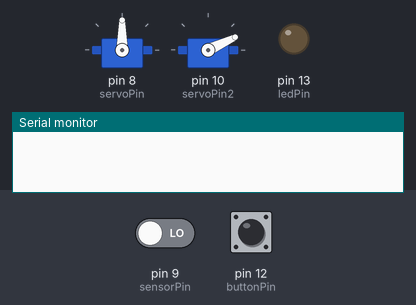
The sketch below on a simulated Arduino Uno, built with avr-gcc and run on an emulated ATmega328P. On the bench: 2 × servo, output pins drawn as LEDs (lit = HIGH), the last lines printed to the serial monitor. Inputs (shaded band) come from the test bench; at power-on: pin 12 (buttonPin) HIGH, pin 9 (sensorPin) LOW.

Above: at 1.2 s.
1.3 s: pin 12 (buttonPin) pulled LOW for 0.15 s
At 1.45 s:
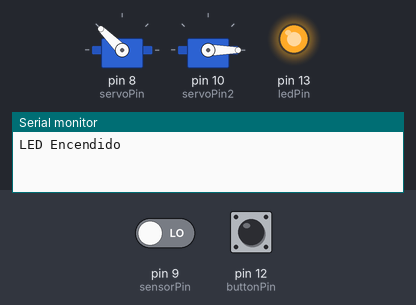
At 2.0 s:
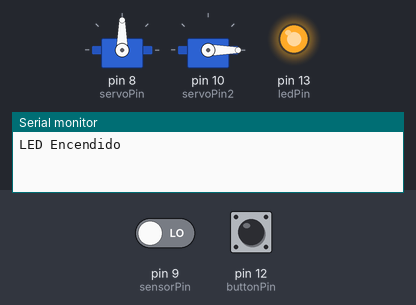
3.0 s: pin 9 (sensorPin) driven HIGH
At 3.1 s:
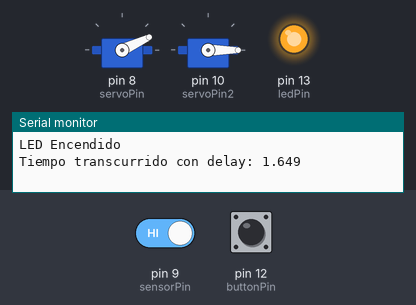
Timing chart, 0 to 6.0 s (numbered marks = the images above; inputs shaded):
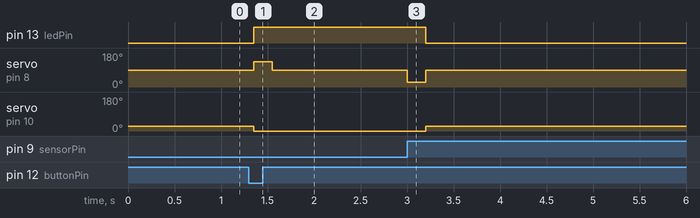

Measured:
- after the input at 1.3 s, pin 13 (ledPin): LOW → HIGH after 0.05 s; servo on pin 8 (servoPin): 90° → 135° after 0.05 s, → 90° 0.20 s later; servo on pin 10 (servoPin2): 25° → 0° after 0.05 s
- after the input at 3.0 s, pin 13 (ledPin): HIGH → LOW after 0.20 s; servo on pin 8 (servoPin): 90° → 25° at once, → 90° 0.20 s later; servo on pin 10 (servoPin2): 0° → 25° after 0.20 s

The sketch:

sketch_may3a.ino
```cpp
#include <Servo.h> // Incluimos la librería Servo para controlar el servomotor

int buttonPin = 12; // Pin conectado al pulsador
int sensorPin = 9; // Pin conectado a la salida digital del módulo de sensor de sonido KY-038
int ledPin = 13; // Pin conectado al positivo del LED
int servoPin = 8; // Pin de control del servo de rotación continua
int servoPin2 = 10; // Pin de control del servo estático
boolean is_on = false; // Para determinar/seguir si el LED está encendido o apagado
boolean timer_running = false; // Para determinar si el temporizador está en marcha
unsigned long start_time; // Para almacenar el tiempo de inicio
unsigned long elapsed_time; // Para almacenar el tiempo transcurrido
Servo myServo; // Creamos un objeto de tipo Servo para controlar el servomotor de rotación continua
Servo myServo2; // Creamos un objeto de tipo Servo para controlar el servomotor estático

int buttonState = 0; // Variable para almacenar el estado actual del pulsador
int lastButtonState = HIGH; // Variable para almacenar el último estado del pulsador
unsigned long lastDebounceTime = 0; // Última vez que el pin de entrada fue cambiado
unsigned long debounceDelay = 50; // Tiempo de rebote del botón
unsigned long moveDuration = 200; // Duración del movimiento en milisegundos (ajusta según sea necesario)
bool isMoving = false; // Variable para controlar si el servo está en movimiento

void setup() {
  pinMode(buttonPin, INPUT_PULLUP); // Configura el pin del botón como entrada con resistencia pull-up
  pinMode(sensorPin, INPUT); // Configura el pin del sensor de sonido como entrada
  pinMode(ledPin, OUTPUT); // Configura el pin del LED como salida
  myServo.attach(servoPin); // Asociamos el objeto Servo al pin de control del servomotor de rotación continua
  myServo2.attach(servoPin2); // Asociamos el objeto Servo al pin de control del servomotor estático
  myServo.write(90); // Detenemos el servomotor de rotación continua (posición neutral)
  Serial.begin(9600); // Inicializa el puerto serial a 9600 baudios
}

void loop() {
  int reading = digitalRead(buttonPin); // Lee el estado del pulsador
  int soundData = digitalRead(sensorPin); // Lee datos del sensor de sonido

  // Verifica si la lectura del botón ha cambiado (debido a ruido o una pulsación real)
  if (reading != lastButtonState) {
    // Resetea el temporizador de debounce
    lastDebounceTime = millis();
  }

  // Verifica si el tiempo desde el último cambio es mayor que el tiempo de debounce
  if ((millis() - lastDebounceTime) > debounceDelay) {
    // Si la lectura ha cambiado después del tiempo de debounce, considera el cambio como válido
    if (reading != buttonState) {
      buttonState = reading;

      // Solo realiza la acción si el nuevo estado del botón es presionado
      if (buttonState == LOW && !timer_running) {
        start_time = millis(); // Almacena el tiempo actual como tiempo de inicio
        timer_running = true; // Marca que el temporizador está en marcha

        // Movimiento del servomotor estático
        if (!is_on) { // Si el LED está apagado, enciéndelo y mueve el servo
          digitalWrite(ledPin, HIGH);
          myServo2.write(0); // Mueve el servomotor estático a la posición 0 grados
          is_on = true;
          Serial.println("LED Encendido"); // Envía mensaje de LED encendido por puerto serial
        }
      }

      // Movimiento del servomotor de rotación continua
      if (buttonState == LOW && !isMoving) {
        myServo.write(135); // Gira el servomotor en una dirección (valor ajustado para velocidad deseada)
        delay(moveDuration); // Espera durante el tiempo especificado para simular el movimiento
        myServo.write(90); // Detiene el servomotor
        isMoving = true; // Indica que el servo ha realizado el primer movimiento
      }
    }
  }

  if (timer_running) {
    if (!is_on) { // Si el LED está apagado, enciéndelo y mueve el servo estático
      digitalWrite(ledPin, HIGH);
      myServo2.write(0); // Mueve el servomotor estático a la posición 0 grados
      is_on = true;
      Serial.println("LED Encendido"); // Envía mensaje de LED encendido por puerto serial
    }
  } else { // Si el temporizador no está en marcha, apaga el LED y mueve el servo estático a 90 grados
    digitalWrite(ledPin, LOW);
    myServo2.write(25); // Mueve el servomotor estático a la posición 45 grados
    is_on = false;
  }

  // Verifica si el sensor de sonido detecta un sonido y el temporizador está en marcha
  if (soundData == HIGH && timer_running) {
    elapsed_time = millis() - start_time; // Calcula el tiempo transcurrido
    Serial.print("Tiempo transcurrido con delay: ");
    Serial.println((float)elapsed_time/1000,3);
    timer_running = false; // Marca que el temporizador ya no está en marcha


    // Movimiento del servomotor de rotación continua
    if (isMoving) {
      myServo.write(25); // Gira el servomotor en la dirección opuesta (valor ajustado para velocidad deseada)
      delay(moveDuration); // Espera durante el tiempo especificado para simular el movimiento de regreso
      myServo.write(90); // Detiene el servomotor
      isMoving = false; // Resetea la variable de movimiento
    }
  }

  // Guarda el estado de la lectura actual como el último estado
  lastButtonState = reading;
}
```
